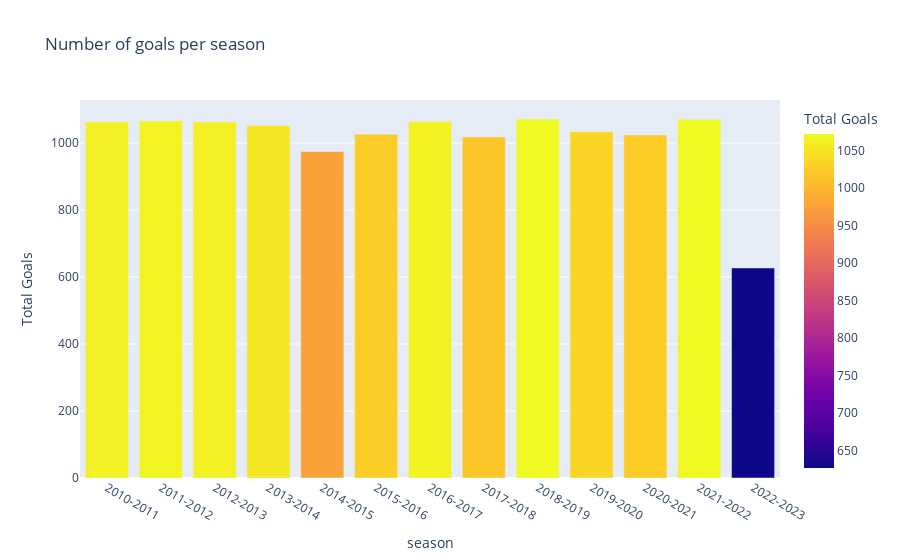

Notebook code for this chart:
### Markdown cell above
### Goals per season

### Code cell
import plotly.express as px
goals_per_season = df.groupby('season')['home_goals', 'away_goals'].sum().reset_index()
goals_per_season['total_goals'] = goals_per_season['home_goals'] + goals_per_season['away_goals']

# create a bar chart of goals per season using plotly
fig = px.bar(goals_per_season, x='season', y='total_goals',
             title='Number of goals per season',
             labels={'total_goals': 'Total Goals'},
             color='total_goals')
fig.show()

### Figure 1 — Plotly figure (JSON) as saved in the notebook; plotly's stock layout.template omitted (floating-point values rounded to 4 significant figures)
{"data": [{"alignmentgroup": "True", "hovertemplate": "season=%{x}<br>Total Goals=%{marker.color}<extra></extra>", "legendgroup": "", "marker": {"color": [1063, 1066, 1063, 1052, 975, 1026, 1064, 1018, 1072, 1034, 1024, 1071, 627], "coloraxis": "coloraxis", "pattern": {"shape": ""}}, "name": "", "offsetgroup": "", "orientation": "v", "showlegend": false, "textposition": "auto", "type": "bar", "x": ["2010-2011", "2011-2012", "2012-2013", "2013-2014", "2014-2015", "2015-2016", "2016-2017", "2017-2018", "2018-2019", "2019-2020", "2020-2021", "2021-2022", "2022-2023"], "xaxis": "x", "y": [1063, 1066, 1063, 1052, 975, 1026, 1064, 1018, 1072, 1034, 1024, 1071, 627], "yaxis": "y"}], "layout": {"barmode": "relative", "coloraxis": {"colorbar": {"title": {"text": "Total Goals"}}, "colorscale": [[0, "#0d0887"], [0.1111, "#46039f"], [0.2222, "#7201a8"], [0.3333, "#9c179e"], [0.4444, "#bd3786"], [0.5556, "#d8576b"], [0.6667, "#ed7953"], [0.7778, "#fb9f3a"], [0.8889, "#fdca26"], [1, "#f0f921"]]}, "legend": {"tracegroupgap": 0}, "title": {"text": "Number of goals per season"}, "xaxis": {"anchor": "y", "domain": [0, 1], "title": {"text": "season"}}, "yaxis": {"anchor": "x", "domain": [0, 1], "title": {"text": "Total Goals"}}}}
